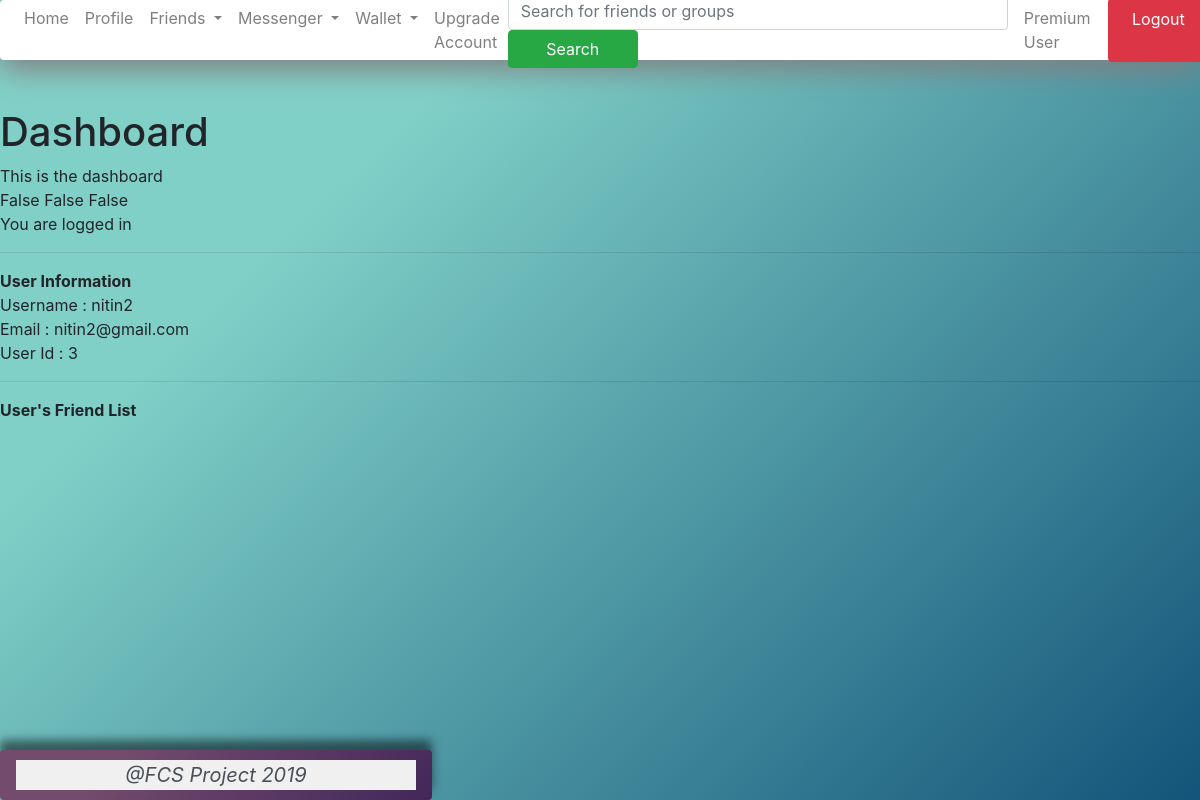
Screenshot of /dashboard/ (signed in) with the database file from the repository.
### account/models.py (models this page shows, shortened)
class Account(AbstractBaseUser):
	email = models.EmailField(verbose_name="email", max_length=60, unique=True)
	username = models.CharField(verbose_name="username", max_length=30, unique=True)
	first_name = models.CharField(verbose_name="first name", max_length=30)
	last_name = models.CharField(verbose_name="last name", max_length=30)
	phone_no = models.CharField(verbose_name="phone number", max_length=10, unique=True)
	date_joined = models.DateTimeField(verbose_name="data joined", auto_now_add=True)
	last_login = models.DateTimeField(verbose_name="last login", auto_now=True)
	is_admin = models.BooleanField(default=False)
	is_active = models.BooleanField(default=True)
	is_staff = models.BooleanField(default=False)
	is_superuser = models.BooleanField(default=False)
	is_casual_user = models.BooleanField(default=True)
	is_premium_user = models.BooleanField(default=False)
	is_commercial_user = models.BooleanField(default=False)
	is_verified = models.BooleanField(default=False)
	premium_type = models.IntegerField(default=0, verbose_name="premium_type")
	USERNAME_FIELD = 'email'
	REQUIRED_FIELDS = ['username', 'first_name', 'last_name', 'phone_no']
	objects = MyAccountManager()
	def __str__(self):
		return self.email

### dashboard/views.py (the view)
# urls.py: url(r'^dashboard/$', dashboard_view, name = "dashboard"),
def dashboard_view(request):
	if not request.user.is_authenticated:
		return redirect('login')
	args = {
		"text" : "This is the dashboard"
	}
	accounts = Account.objects.all()
	args['accounts'] = accounts
	if request.user.is_authenticated:
		return render(request, 'dashboard.html', args)
	else : return redirect('login')

### dashboard/templates/dashboard.html (shortened to what this page needs)
{% extends 'dashboard/base.html' %}
{% block content %}
	<h1>Dashboard</h1>
	{{ text }}
	<br>
	{% for account in accounts %}
		{{ account.is_verified }}
	{% endfor %}
	<br>
	You are logged in
	<hr>
	<b>User Information</b><br>
	Username : {{ request.user.username }} <br>
	Email : {{ request.user }} <br>
	User Id : {{ request.user.id }} <br>
	<hr>
	<b>User's Friend List</b>
	<br>
{% endblock %}

### rows the page displays
Account: is_verified "False"
Account: is_verified "False"
Account: is_verified "False", user.username "nitin2", user "nitin2@gmail.com", user.id "3"

### other values shown
{{ text }} "This is the dashboard"
